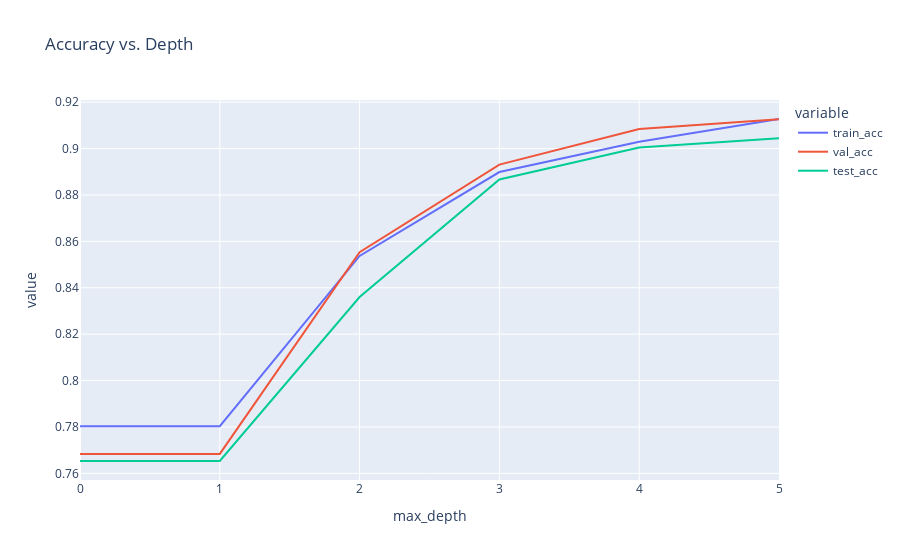

Notebook source saved alongside this figure:
### Code cell
X_train, X_val, y_train, y_val = train_test_split(X_train, y_train, test_size=0.1, random_state=42)

val_accs = []
train_accs = []
test_accs = []
for max_depth in range(6):
    dt = DecisionTree(max_depth=max_depth, min_samples_split=min_samples_split)
    dt.fit(X_train, y_train)
    y_pred_val = dt.predict(X_val)
    y_pred_train = dt.predict(X_train)
    y_pred_test = dt.predict(X_test)
    val_acc = accuracy_score(y_val, y_pred_val)
    train_acc = accuracy_score(y_train, y_pred_train)
    test_acc = accuracy_score(y_test, y_pred_test)
    val_accs.append(val_acc)
    train_accs.append(train_acc)
    test_accs.append(test_acc)

# line plot the accuracies
import plotly.express as px

df = pd.DataFrame({
    'max_depth': range(6),
    'train_acc': train_accs,
    'val_acc': val_accs,
    'test_acc': test_accs
})

fig = px.line(df, x='max_depth', y=['train_acc', 'val_acc', 'test_acc'], title='Accuracy vs. Depth')
fig.show()

### Figure 1 — Plotly figure (JSON) as saved in the notebook; plotly's stock layout.template omitted (floating-point values rounded to 4 significant figures)
{"data": [{"hovertemplate": "variable=train_acc<br>max_depth=%{x}<br>value=%{y}<extra></extra>", "legendgroup": "train_acc", "line": {"color": "#636efa", "dash": "solid"}, "marker": {"symbol": "circle"}, "mode": "lines", "name": "train_acc", "orientation": "v", "showlegend": true, "type": "scatter", "x": [0, 1, 2, 3, 4, 5], "xaxis": "x", "y": [0.7804, 0.7804, 0.8537, 0.8899, 0.903, 0.9127], "yaxis": "y"}, {"hovertemplate": "variable=val_acc<br>max_depth=%{x}<br>value=%{y}<extra></extra>", "legendgroup": "val_acc", "line": {"color": "#EF553B", "dash": "solid"}, "marker": {"symbol": "circle"}, "mode": "lines", "name": "val_acc", "orientation": "v", "showlegend": true, "type": "scatter", "x": [0, 1, 2, 3, 4, 5], "xaxis": "x", "y": [0.7684, 0.7684, 0.8553, 0.8931, 0.9084, 0.9126], "yaxis": "y"}, {"hovertemplate": "variable=test_acc<br>max_depth=%{x}<br>value=%{y}<extra></extra>", "legendgroup": "test_acc", "line": {"color": "#00cc96", "dash": "solid"}, "marker": {"symbol": "circle"}, "mode": "lines", "name": "test_acc", "orientation": "v", "showlegend": true, "type": "scatter", "x": [0, 1, 2, 3, 4, 5], "xaxis": "x", "y": [0.7653, 0.7653, 0.836, 0.8867, 0.9004, 0.9044], "yaxis": "y"}], "layout": {"legend": {"title": {"text": "variable"}, "tracegroupgap": 0}, "title": {"text": "Accuracy vs. Depth"}, "xaxis": {"anchor": "y", "domain": [0, 1], "title": {"text": "max_depth"}}, "yaxis": {"anchor": "x", "domain": [0, 1], "title": {"text": "value"}}}}
